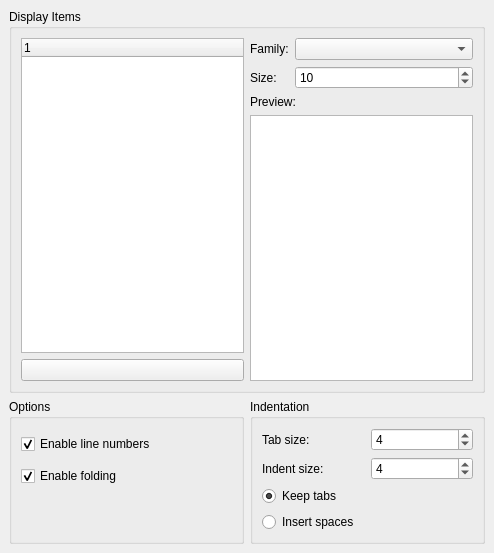
<?xml version="1.0" encoding="UTF-8"?>
<ui version="4.0">
 <class>Gui::Dialog::DlgEditorSettings</class>
 <widget class="QWidget" name="Gui::Dialog::DlgEditorSettings">
  <property name="geometry">
   <rect>
    <x>0</x>
    <y>0</y>
    <width>494</width>
    <height>553</height>
   </rect>
  </property>
  <property name="windowTitle">
   <string>Editor</string>
  </property>
  <layout class="QGridLayout">
   <property name="margin">
    <number>9</number>
   </property>
   <property name="spacing">
    <number>6</number>
   </property>
   <item row="1" column="0">
    <widget class="QGroupBox" name="GroupBox2">
     <property name="title">
      <string>Options</string>
     </property>
     <layout class="QVBoxLayout">
      <property name="margin" >
       <number>9</number>
      </property>
      <property name="spacing">
       <number>6</number>
      </property>
      <item>
       <widget class="Gui::PrefCheckBox" name="EnableLineNumber">
        <property name="focusPolicy">
         <enum>Qt::TabFocus</enum>
        </property>
        <property name="text">
         <string>Enable line numbers</string>
        </property>
        <property name="checked">
         <bool>true</bool>
        </property>
        <property name="prefEntry" stdset="0">
         <cstring>EnableLineNumber</cstring>
        </property>
        <property name="prefPath" stdset="0">
         <cstring>Editor</cstring>
        </property>
       </widget>
      </item>
      <item>
       <widget class="Gui::PrefCheckBox" name="EnableFolding">
        <property name="text">
         <string>Enable folding</string>
        </property>
        <property name="checked">
         <bool>true</bool>
        </property>
        <property name="prefEntry" stdset="0">
         <cstring>EnableFolding</cstring>
        </property>
        <property name="prefPath" stdset="0">
         <cstring>Editor</cstring>
        </property>
       </widget>
      </item>
      <item>
       <spacer>
        <property name="orientation">
         <enum>Qt::Vertical</enum>
        </property>
        <property name="sizeType">
         <enum>QSizePolicy::Ignored</enum>
        </property>
        <property name="sizeHint" >
         <size>
          <width>20</width>
          <height>40</height>
         </size>
        </property>
       </spacer>
      </item>
     </layout>
    </widget>
   </item>
   <item row="1" column="1">
    <widget class="QGroupBox" name="groupBoxIndent">
     <property name="title">
      <string>Indentation</string>
     </property>
     <layout class="QGridLayout">
      <property name="margin">
       <number>9</number>
      </property>
      <property name="spacing">
       <number>6</number>
      </property>
      <item row="3" column="0" colspan="2">
       <widget class="Gui::PrefRadioButton" name="radioSpaces">
        <property name="text">
         <string>Insert spaces</string>
        </property>
        <property name="prefEntry" stdset="0">
         <cstring>Spaces</cstring>
        </property>
        <property name="prefPath" stdset="0">
         <cstring>Editor</cstring>
        </property>
       </widget>
      </item>
      <item row="0" column="0">
       <widget class="QLabel" name="textLabel1">
        <property name="text">
         <string>Tab size:</string>
        </property>
       </widget>
      </item>
      <item row="0" column="1">
       <widget class="Gui::PrefSpinBox" name="tabSize">
        <property name="value">
         <number>4</number>
        </property>
        <property name="prefEntry" stdset="0">
         <cstring>TabSize</cstring>
        </property>
        <property name="prefPath" stdset="0">
         <cstring>Editor</cstring>
        </property>
       </widget>
      </item>
      <item row="1" column="0">
       <widget class="QLabel" name="textLabel2">
        <property name="text">
         <string>Indent size:</string>
        </property>
       </widget>
      </item>
      <item row="1" column="1">
       <widget class="Gui::PrefSpinBox" name="indentSize">
        <property name="value">
         <number>4</number>
        </property>
        <property name="prefEntry" stdset="0">
         <cstring>IndentSize</cstring>
        </property>
        <property name="prefPath" stdset="0">
         <cstring>Editor</cstring>
        </property>
       </widget>
      </item>
      <item row="2" column="0" colspan="2">
       <widget class="Gui::PrefRadioButton" name="radioTabs">
        <property name="text">
         <string>Keep tabs</string>
        </property>
        <property name="checked">
         <bool>true</bool>
        </property>
        <property name="prefEntry" stdset="0">
         <cstring>Tabs</cstring>
        </property>
        <property name="prefPath" stdset="0">
         <cstring>Editor</cstring>
        </property>
       </widget>
      </item>
     </layout>
    </widget>
   </item>
   <item row="0" column="0" colspan="2">
    <widget class="QGroupBox" name="GroupBox5">
     <property name="sizePolicy">
      <sizepolicy>
       <hsizetype>5</hsizetype>
       <vsizetype>7</vsizetype>
       <horstretch>0</horstretch>
       <verstretch>0</verstretch>
      </sizepolicy>
     </property>
     <property name="title">
      <string>Display Items</string>
     </property>
     <layout class="QGridLayout">
      <property name="margin">
       <number>9</number>
      </property>
      <property name="spacing">
       <number>6</number>
      </property>
      <item row="1" column="2">
       <widget class="Gui::PrefSpinBox" name="fontSize">
        <property name="sizePolicy">
         <sizepolicy>
          <hsizetype>7</hsizetype>
          <vsizetype>0</vsizetype>
          <horstretch>0</horstretch>
          <verstretch>0</verstretch>
         </sizepolicy>
        </property>
        <property name="minimum">
         <number>1</number>
        </property>
        <property name="value">
         <number>10</number>
        </property>
        <property name="prefEntry" stdset="0">
         <cstring>FontSize</cstring>
        </property>
        <property name="prefPath" stdset="0">
         <cstring>Editor</cstring>
        </property>
       </widget>
      </item>
      <item rowspan="4" row="0" column="0" >
       <widget class="QTreeWidget" name="displayItems">
        <property name="rootIsDecorated">
         <bool>false</bool>
        </property>
       </widget>
      </item>
      <item row="4" column="0">
       <widget class="Gui::ColorButton" name="colorButton">
        <property name="minimumSize">
         <size>
          <width>140</width>
          <height>0</height>
         </size>
        </property>
        <property name="focusPolicy">
         <enum>Qt::TabFocus</enum>
        </property>
        <property name="text">
         <string/>
        </property>
       </widget>
      </item>
      <item row="0" column="1">
       <widget class="QLabel" name="TextLabel3">
        <property name="text">
         <string>Family:</string>
        </property>
       </widget>
      </item>
      <item row="1" column="1">
       <widget class="QLabel" name="TextLabel4">
        <property name="text">
         <string>Size:</string>
        </property>
       </widget>
      </item>
      <item row="0" column="2">
       <widget class="Gui::StyledComboBox" name="fontFamily">
        <property name="sizePolicy">
         <sizepolicy>
          <hsizetype>7</hsizetype>
          <vsizetype>0</vsizetype>
          <horstretch>0</horstretch>
          <verstretch>0</verstretch>
         </sizepolicy>
        </property>
       </widget>
      </item>
      <item row="2" column="1" colspan="2">
       <widget class="QLabel" name="label">
        <property name="sizePolicy">
         <sizepolicy>
          <hsizetype>5</hsizetype>
          <vsizetype>0</vsizetype>
          <horstretch>0</horstretch>
          <verstretch>0</verstretch>
         </sizepolicy>
        </property>
        <property name="text">
         <string>Preview:</string>
        </property>
       </widget>
      </item>
      <item rowspan="2" row="3" column="1" colspan="2" >
       <widget class="QTextEdit" name="textEdit1">
        <property name="tabStopWidth">
         <number>40</number>
        </property>
       </widget>
      </item>
     </layout>
    </widget>
   </item>
  </layout>
 </widget>
 <layoutdefault spacing="6" margin="11"/>
 <customwidgets>
  <customwidget>
   <class>Gui::ColorButton</class>
   <extends>QPushButton</extends>
   <header>Gui/Widgets.h</header>
  </customwidget>
  <customwidget>
   <class>Gui::PrefCheckBox</class>
   <extends>QCheckBox</extends>
   <header>Gui/PrefWidgets.h</header>
  </customwidget>
  <customwidget>
   <class>Gui::PrefSpinBox</class>
   <extends>QSpinBox</extends>
   <header>Gui/PrefWidgets.h</header>
  </customwidget>
  <customwidget>
   <class>Gui::PrefRadioButton</class>
   <extends>QRadioButton</extends>
   <header>Gui/PrefWidgets.h</header>
  </customwidget>
  <customwidget>
   <class>Gui::StyledComboBox</class>
   <extends>QComboBox</extends>
   <header>Gui/Widgets.h</header>
  </customwidget>
 </customwidgets>
 <tabstops>
  <tabstop>fontFamily</tabstop>
  <tabstop>EnableLineNumber</tabstop>
  <tabstop>EnableFolding</tabstop>
  <tabstop>tabSize</tabstop>
  <tabstop>indentSize</tabstop>
  <tabstop>colorButton</tabstop>
 </tabstops>
 <resources/>
 <connections/>
</ui>
